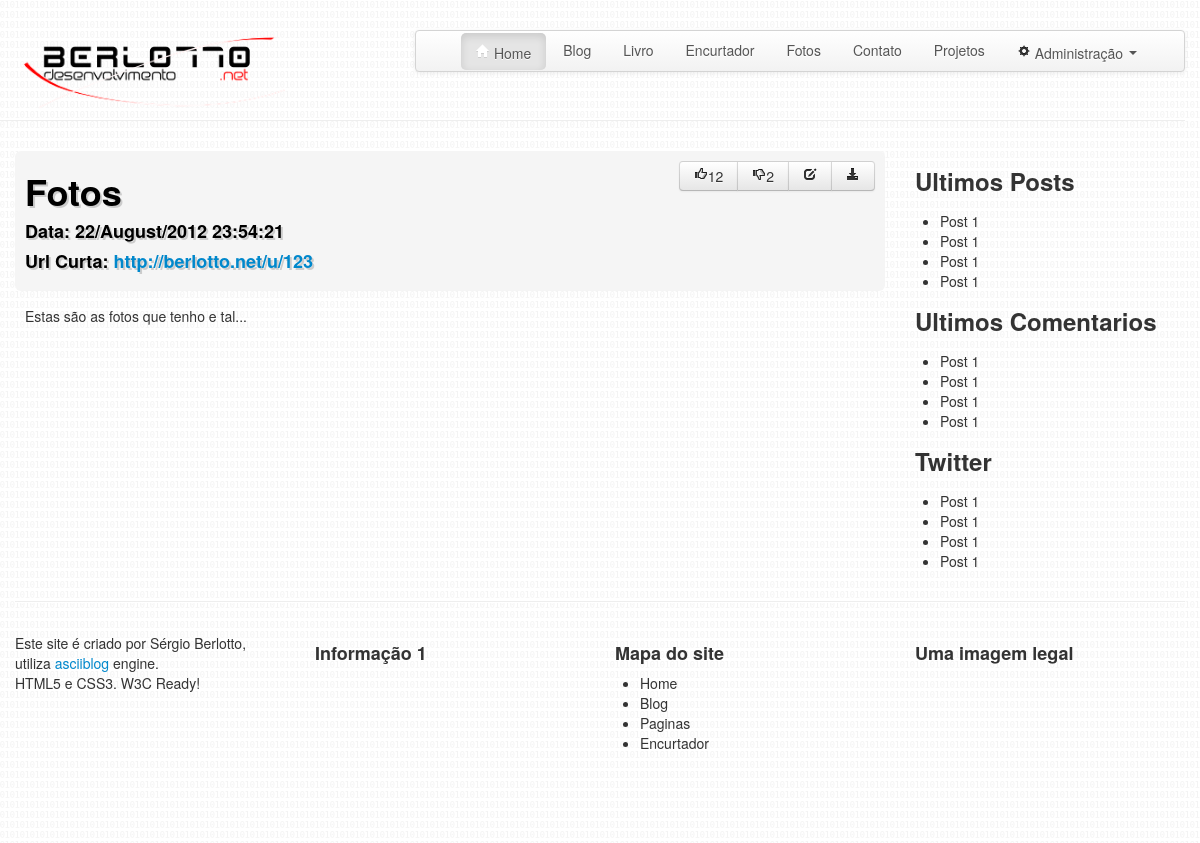
Screenshot of /pages/fotos/ with the database file from the repository.
### pages/model.py (models this page shows, shortened)
class Page(db.Model):
	__tablename__ = 'page'
	id = db.Column(db.Integer, primary_key=True, autoincrement=True)
	title = db.Column(db.String(150))
	slug = db.Column(db.String(500), unique=True)
	content = db.Column(db.Text)
	date_created = db.Column(db.DateTime)
	date_updated = db.Column(db.DateTime)

### pages/__init__.py (the view)
@pages.route('/<slug>/')
def view(slug):
	try:
		pagina = Page.query.filter(Page.slug==slug).one()
		if not pagina:
			return abort(404)
		else:
			return render_template('pages_view.html', page=pagina)
	except NoResultFound:
		return abort(404)

### asciiblog.py (called while the page is built)
@app.template_filter()
@evalcontextfilter
def translate_markdown(env, texto):
	html = markdown.markdown(texto)
	if env.autoescape:
		html = Markup(html)
	return html

### pages/templates/pages_view.html (shortened to what this page needs)
{% extends "base.html" %}
{% block head %}
<link rel="stylesheet" href="{{ url_for('blog.static', filename='css/one-post.css') }}"/>
{% endblock %}
{% block content %}
	<section class="span9 artigo">
			<article>
			<header>
		    	<div class="btn-group pull-right">
				    <button class="btn curtir"><i class="icon-thumbs-up"></i>12</button>
				    <button class="btn descurtir"><i class="icon-thumbs-down"></i>2</button>
				    <button class="btn" onclick="edit('{{url_for('pages.edit', slug=page.slug)}}');"><i class="icon-edit"></i></button>
				    <button class="btn source"><i class="icon-download-alt"></i></button>
			    </div>
				<h1>{{page.title}}</h1>
				<h4>Data: {{page.date_created.strftime('%d/%B/%Y %H:%M:%S')}}</h4>
				<h4>Url Curta: <a href="http://berlotto.net/u/123">http://berlotto.net/u/123</a></h4>
			</header>
			<div class="content">{{page.content|translate_markdown|safe}}</div>
			</article>
	</section>
{% include 'sidebar.html' %}
{% endblock %}

### static/css/asciiblog.css (style rules this page uses)
body { padding: 10px; background-image: url('../img/back.png'); }
article { background-color: transparent; display: inline-block; }

### blog/static/css/one-post.css (style rules this page uses)
.artigo header { background-color: #F5F5F5; color: #000; padding: 10px; border-radius: 6px 6px 6px 6px; margin-bottom: 5px; text-shadow: 2px 2px #cccccc; }
.artigo article { width: 100%; }
.artigo .content { padding: 10px; background: transparent; border: 0px dashed #c5c5c5; border-radius: 4px 4px 4px 4px; }

### rows the page displays
Page: title "Fotos", date_created "22/August/2012 23:54:21", content|translate_markdown "Estas são as fotos que tenho e tal..."
